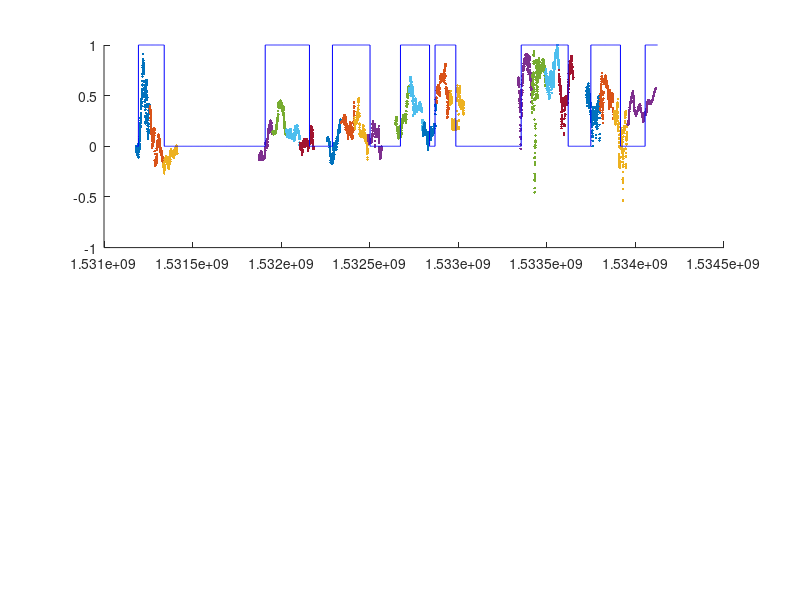

Recreate this plot in MATLAB.
clear all
%load DataInterp;
%load DataBoknisEck2018_Press;
dirGoogleNet='C:/Users/eshchekinova/Documents/BoknisData/GoogleClass';
load('UpdateBoknis.mat');

Xstart_sec=[1531194323,1531910051, 1532289700, 1532673600,1532868800,1533355321, 1533748519, 1534055108, 1534247191, ...
    1534725139, 1535644639, 1535953601,1536693010,...
    1537964510, 1538481513, 1538855849, 1539845487, 1540051650, 1540192989, 1540271894, 1541235209];
Xend_sec=[1531340179,1532160000, 1532501904,1532838000,1532986200,1533620464,1533915629, 1534211856, 1534481791, ...
    1535012599, 1535844692,1536061807, 1536976997,...
     1538245328, 1538545275, 1538975136, 1540022692, 1540173860, 1540267378, 1540324498, 1541510810];

 Nd=length(X(1,:));
 Ndata=length(X(:,1))
%xf(1:Ns,1:Nd)=scoreX(1:Ns,1:Nd);
%[diffX]=FilterTimeSeries(xf,Ns,Nd,numDiv);
delT=new_time_sec(2)-new_time_sec(1);
%Xf = filterX(X);
%Nd=length(diffX(1,:));
%diffX(1:Ns,1)=xf(1:Ns,1);
xf=X;
Lw=300;
Overlapw=10;
j=1;
while (j*(Lw-Overlapw)<=Ndata)
        j=j+1;
end;        
Nw=j-1
% Xstart_rec=[178];
% Xend_rec=[196];
% Xstart_prerec=[165];
x_event=[];
x_noevent=[];
k2=1;
k3=1;
Xwin=zeros(Lw,Nd,Nw);
for ii = 1:Nw
    Xwin(1:Lw,1:Nd,ii)=xf(1+(ii-1)*(Lw-Overlapw):Lw+(ii-1)*(Lw-Overlapw),1:Nd);
    %Xwin(1:Lw,ii)=Xf(1+(ii-1)*(Lw-Overlapw):Lw+(ii-1)*(Lw-Overlapw),1);
end;  
X_win=zeros(Lw,Nw,Nd);
 subplot(2,1,1);
%plot(new_time_sec,X(:,4),'r')
hold on
Y=zeros(Ndata,1);
for k=1:length(Xend_sec)
for i=1:Ndata
if ((new_time_sec(i)>=Xstart_sec(k))&&(new_time_sec(i)<=Xend_sec(k)))    
     Y(i)=1;
end;
end;
end;
for ii=1:Nw
   BoknisDataSpectro.Labels(ii)={'NEVENT'}';
end;
for k=1:length(Xend_sec)
for ii=1:Nw
       if numel(intersect(floor(new_time_sec(1+(ii-1)*(Lw-Overlapw))):floor(new_time_sec(Lw+(ii-1)*(Lw-Overlapw))),Xstart_sec(k):Xend_sec(k)))>20      
          BoknisDataSpectro.Labels(ii)={'EVENT'}';
         
          plot(new_time_sec(1+(ii-1)*(Lw-Overlapw):Lw+(ii-1)*(Lw-Overlapw)),X(1+(ii-1)*(Lw-Overlapw):Lw+(ii-1)*(Lw-Overlapw),1),'.')
        else  
        % plot(new_time_sec(1+(ii-1)*(Lw-Overlapw):Lw+(ii-1)*(Lw-Overlapw)),X(1+(ii-1)*(Lw-Overlapw):Lw+(ii-1)*(Lw-Overlapw),4),'.')
        end;
end;
end;
%subplot(2,1,2);
plot(new_time_sec,Y,'b')
%ylim([-0.01,0.02]);
X1=zeros(Nw,Lw,Nd);
Nd
for j=1:Nd
for ii=1:Nw
        X1(ii,1:Lw,1)=Xwin(1:Lw,j,ii);
        X1(ii,1:Lw,2)=Xwin(1:Lw,j,ii);
end;
end;
BoknisDataSpectro.Data=X1;

% subplot(2,1,1);
% plot(1:length(X),X(:,8))
% 
% subplot(2,1,2);
% hold on
% for i=1:k3-1
% plot(new_time_sec(1+(i-1)*(Lw-Overlapw)+(i-1)*Lw:(i-1)*(Lw-Overlapw)+i*Lw),X1(i,1:Lw,8));
% end;
dirSpectro='C:/Users/eshchekinova/Documents/BoknisData/GoogleClass/SpectroBoknisData';
cd(dirSpectro);
save BoknisDataSpectro BoknisDataSpectro new_time_sec Y